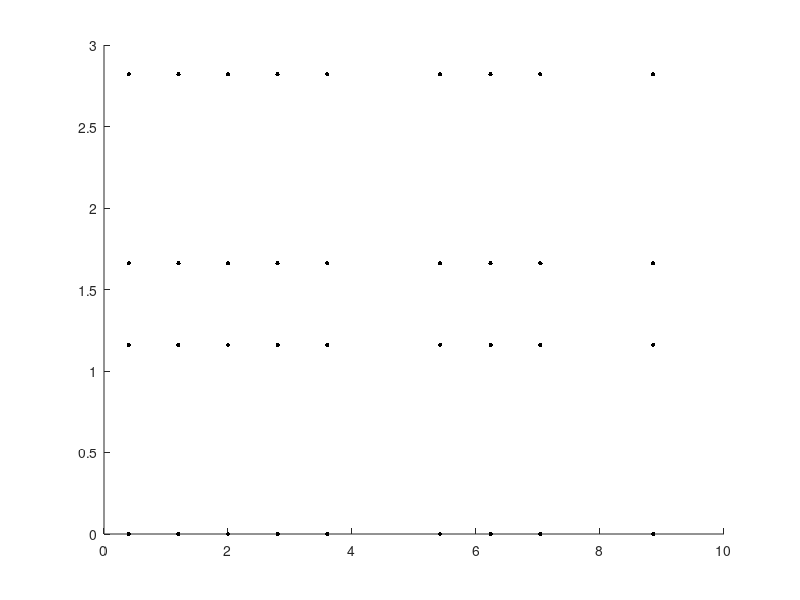

The MATLAB script that drew this image:
close all
clc
clear


%carriage coordinates

%composition of matrix: [x_coord,y_coord,seat_no.]


seat_locations = zeros(76,3);

seat_locations(1,:) = [0.4,0.29,1];
seat_locations(2,:) = [0.4,0.87,2];
seat_locations(3,:) = [0.4,1.95,3];
seat_locations(4,:) = [0.4,2.53,4];

seat_locations(5,:) = [1.2,0.29,5];
seat_locations(6,:) = [1.2,0.87,6];
seat_locations(7,:) = [1.2,1.95,7];
seat_locations(8,:) = [1.2,2.53,8];

seat_locations(9,:) = [2,0.29,9];
seat_locations(10,:) = [2,0.87,10];
seat_locations(11,:) = [2,1.95,11];
seat_locations(12,:) = [2,2.53,12];

seat_locations(13,:) = [2.8,0.29,13];
seat_locations(14,:) = [2.8,0.87,14];
seat_locations(15,:) = [2.8,1.95,15];
seat_locations(16,:) = [2.8,2.53,16];

seat_locations(17,:) = [3.6,0.29,17];
seat_locations(18,:) = [3.6,0.87,18];
seat_locations(19,:) = [3.6,1.95,19];
seat_locations(20,:) = [3.6,2.53,20];

%table%

seat_locations(21,:) = [5.42,0.29,21];
seat_locations(22,:) = [5.42,0.87,22];
seat_locations(23,:) = [5.42,1.95,23];
seat_locations(24,:) = [5.42,2.53,24];

%back to back seats%

seat_locations(25,:) = [6.236,0.29,25];
seat_locations(26,:) = [6.236,0.87,26];
seat_locations(27,:) = [6.236,1.95,27];
seat_locations(28,:) = [6.236,2.53,28];

seat_locations(29,:) = [7.036,0.29,29];
seat_locations(30,:) = [7.036,0.87,30];
seat_locations(31,:) = [7.036,1.95,31];
seat_locations(32,:) = [7.036,2.53,32];

%table%

seat_locations(33,:) = [8.856,0.29,33];
seat_locations(34,:) = [8.856,0.87,34];
seat_locations(35,:) = [8.856,1.95,35];
seat_locations(36,:) = [8.856,2.53,36];

%back to back seats%

seat_locations(37,:) = [9.672,0.29,37];
seat_locations(38,:) = [9.672,0.87,38];
seat_locations(39,:) = [9.672,1.95,39];
seat_locations(40,:) = [9.672,2.53,40];

%table%

seat_locations(41,:) = [11.492,0.29,41];
seat_locations(42,:) = [11.492,0.87,42];
seat_locations(43,:) = [11.492,1.95,43];
seat_locations(44,:) = [11.492,2.53,44];

%back to back seats%

seat_locations(45,:) = [12.308,0.29,45];
seat_locations(46,:) = [12.308,0.87,46];
seat_locations(47,:) = [12.308,1.95,47];
seat_locations(48,:) = [12.308,2.53,48];

%table

seat_locations(49,:) = [14.128,0.29,49];
seat_locations(50,:) = [14.128,0.87,50];
seat_locations(51,:) = [14.128,1.95,51];
seat_locations(52,:) = [14.128,2.53,52];

seat_locations(53,:) = [14.928,0.29,53];
seat_locations(54,:) = [14.928,0.87,54];
seat_locations(55,:) = [14.928,1.95,55];
seat_locations(56,:) = [14.928,2.53,56];

seat_locations(57,:) = [15.728,0.29,57];
seat_locations(58,:) = [15.728,0.87,58];
seat_locations(59,:) = [15.728,1.95,59];
seat_locations(60,:) = [15.728,2.53,60];

seat_locations(61,:) = [16.528,0.29,61];
seat_locations(62,:) = [16.528,0.87,62];
seat_locations(63,:) = [16.528,1.95,63];
seat_locations(64,:) = [16.528,2.53,64];

seat_locations(65,:) = [17.328,0.29,65];
seat_locations(66,:) = [17.328,0.87,66];
seat_locations(67,:) = [17.328,1.95,67];
seat_locations(68,:) = [17.328,2.53,68];

%back to back seats%

seat_locations(69,:) = [18.144,0.29,69];
seat_locations(70,:) = [18.144,0.87,70];
seat_locations(71,:) = [18.144,1.95,71];
seat_locations(72,:) = [18.144,2.53,72];

%table%

seat_locations(73,:) = [19.964,0.29,73];
seat_locations(74,:) = [19.964,0.87,74];
seat_locations(75,:) = [19.964,1.95,75];
seat_locations(76,:) = [19.964,2.53,76];

shield_locations = seat_locations;
for i = 1:19
    4*i -3:4*i
    newx = (seat_locations(4*i-3,1) + seat_locations(4*i ,1))/2;
   shield_locations(4*i -3:4*i,1) = newx ;
end
%Now loop to report as shield endpoints.
shield_endpoints = zeros(36,4);
for i = 1:19
    4*i -3:4*i
    tempblock = shield_locations(4*i -3:4*i,:)
    shield_endpoints(1+2*(i-1),1) = tempblock(1,1);
    shield_endpoints(2+2*(i-1),1) = tempblock(1,1);
   shield_endpoints(1+2*(i-1),2) = tempblock(1,1);
   shield_endpoints(2+2*(i-1),2) = tempblock(1,1);
   shield_endpoints(1+2*(i-1),3) = tempblock(1,2)-0.29;
      shield_endpoints(2+2*(i-1),3) = tempblock(3,2)-0.29;
   shield_endpoints(1+2*(i-1),4) = tempblock(2,2)+0.29;
      shield_endpoints(2+2*(i-1),4) = tempblock(4,2)+0.29;
    end
csvwrite('shield_locations.csv',shield_endpoints)
clf
for i = 1:18
    hold on
plot([shield_endpoints(i,1),shield_endpoints(i,2)],[shield_endpoints(i,3),shield_endpoints(i,4)],'.k','MarkerSize',10)
end
% 
% plot([0,0],[0,2.82],'-k','linewidth',2)
% plot([20.4,20.4],[0,2.82],'-k','linewidth',2)
% plot([0,20.4],[2.82,2.82],'-k','linewidth',2)
% plot([0,20.4],[0,0],'-k','linewidth',2)
% xlabel("$x$",'Interpreter','latex')
% ylabel("$y$",'Interpreter','latex')
% xlim([0 20.5])

